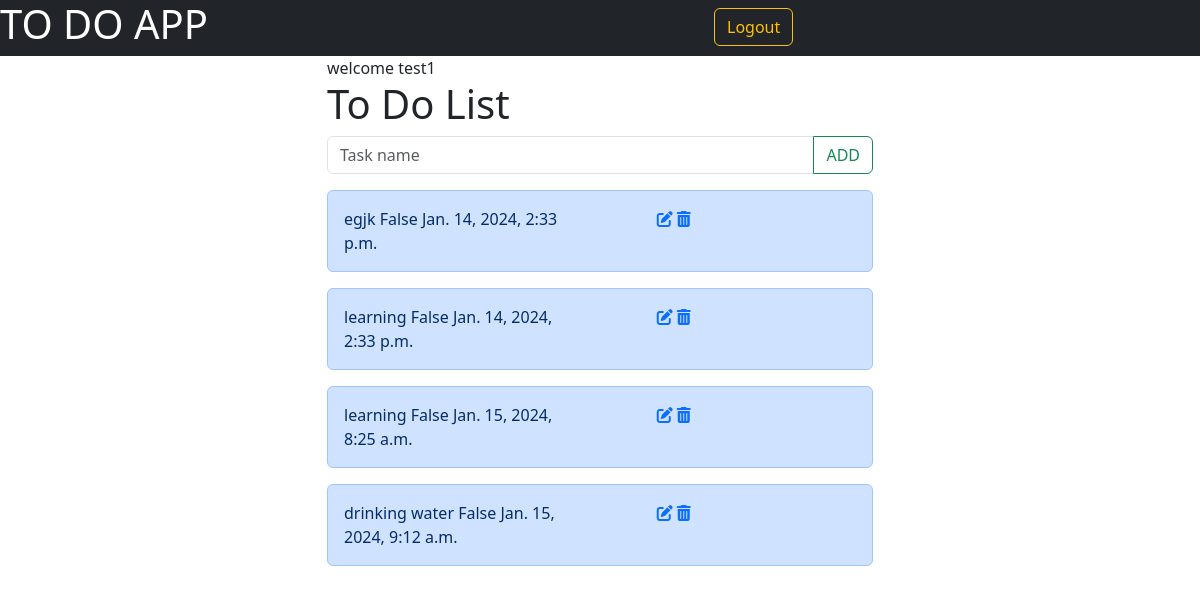
Page /index (signed in) on the committed database.
### remainder/models.py (models this page shows, shortened)
class Todos(models.Model):
    name=models.CharField(max_length=100)
    date=models.DateTimeField(auto_now_add=True)
    user=models.ForeignKey(User,on_delete=models.CASCADE)
    status=models.BooleanField(default=False)

### remainder/views.py (the view, shortened to what this page needs)
# urls.py: path('index',views.IndexView.as_view(),name="index"),
@method_decorator(signin_required,name="dispatch")
class IndexView(View):
    def get(self,request,*args,**kwargs):
        form=TodoForm()
        qs=Todos.objects.filter(user=request.user).order_by("status")
        return render(request,"index.html",{"form":form,"data":qs})

### remainder/forms.py
class TodoForm(forms.ModelForm):
    class Meta:
        model=Todos
        fields=["name"]

### remainder/views.py (called while the page is built)
def signin_required(fn):
    def wrapper(request,*args,**kwargs):
        if not request.user.is_authenticated:
            return redirect("signin")
        else:
            return fn(request,*args,**kwargs)
    return wrapper

### remainder/templates/index.html (shortened to what this page needs)
<!DOCTYPE html>
<html lang="en">
<head>
    <link href="https://cdn.jsdelivr.net/npm/bootstrap@5.3.2/dist/css/bootstrap.min.css" rel="stylesheet"
>
        <link rel="stylesheet" href="https://cdnjs.cloudflare.com/ajax/libs/font-awesome/6.4.2/css/all.min.css" />
    </head>
<body>
    <nav class="bg-dark ">
        <div class="row">
            <div class="col-5">
                <h1 class="text-white">TO DO APP</h1>
            </div>
            <div class="col-2"></div>
            <div class="col-5 mt-2">
                <a href="{%url 'signout'%}" class="btn btn-outline-warning">Logout</a>
            </div>
        </div>
    </nav>
    <div class="container">
        <div class="row">
            <div class="col-3"></div>
            <div class="col-6">
                welcome {{request.user}}
                <h1>To Do List</h1>
                <form action="" method="post">
                    <div class="input-group mb-3">
                        <input type="text" class="form-control" name="name" placeholder="Task name"
                            aria-label="Recipient's username" aria-describedby="button-addon2">
                        <button class="btn btn-outline-success" type="submit" id="button-addon2">ADD</button>
                    </div>
                </form>
            </div>
            <div class="col-3"></div>
        </div>
    </div>
    <div class="container">
        <div class="row">
            <div class="col-3"></div>
            <div class="col-6">
                {%for t in data%}
                <div>
                    <div class="alert alert-primary" role="alert">
                        <div class="row">
                            <div class="col-6">
                                {%if t.status == True%}
                                <span class="text-decoration-line-through">
                                    {{t.name}}
                                    {{t.status}}
                                    {{t.date}}
                                </span>
                                {%else%}
                                <span>
                                    {{t.name}}
                                    {{t.status}}
                                    {{t.date}}
                                </span>
                                {%endif%}
                            </div>
                            <div class="col-1"></div>
                            <div class="col-5">
                                <a href="{%url 'todo-change' t.id%}"><i class="fa-solid fa-pen-to-square"></i></a>
                                <a href="{%url 'todo-delete' t.id%}"><i class="fa-solid fa-trash-can"></i></a>
                            </div>
                        </div>
                    </div>
                </div>
                {%endfor%}
            </div>
            <div class="col-3"></div>
        </div>
    </div>
</body>
</html>

### rows in the picture
Todos: name "egjk", status "False", date "Jan. 14, 2024, 2:33 p.m."
Todos: name "learning", status "False", date "Jan. 14, 2024, 2:33 p.m."
Todos: name "learning", status "False", date "Jan. 15, 2024, 8:25 a.m."
Todos: name "drinking water", status "False", date "Jan. 15, 2024, 9:12 a.m."

### other values in the picture
{{ request.user }} "test1"
